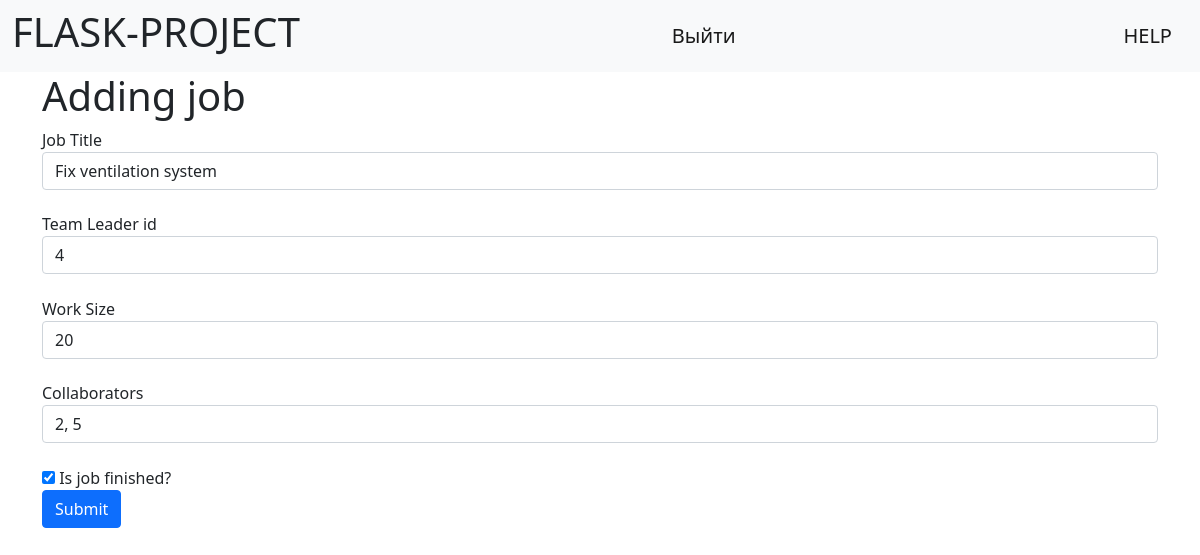
The app's page /edit-job/4 (signed in) with its own data.
### data/jobs.py (models this page shows, shortened)
class Jobs(SqlAlchemyBase, SerializerMixin):  # SqlAlchemyBase Доступно в задании
    __tablename__ = 'jobs'
    id = sa.Column(sa.Integer, primary_key=True, autoincrement=True)
    team_leader_id = sa.Column(sa.Integer, sa.ForeignKey('users.id'))  # id лидера
    team_leader = orm.relationship("User")
    job = sa.Column(sa.Text)  # описание
    work_size = sa.Column(sa.Integer)  # в часах
    collaborators = sa.Column(sa.String)  # список id
    start_date = sa.Column(sa.Date)
    end_date = sa.Column(sa.Date)
    categories = orm.relationship("Category", secondary=association_table, backref="jobs")
    is_finished = sa.Column(sa.Boolean, default=False)

### main.py (the view, shortened to what this page needs)
@app.route("/edit-job/<int:job_id>", methods=["GET", "POST"])
@login_required
def edit_job(job_id):
    form = AddJobForm()
    if request.method == "GET":
        db_sess = db_session.create_session()
        job = db_sess.query(Jobs).filter(Jobs.id == job_id). \
            filter((Jobs.team_leader == current_user) | (current_user.id == 1)).first()
        if job:
            form.team_leader.data = job.team_leader_id
            form.job.data = job.job
            form.work_size.data = job.work_size
            form.collaborators.data = job.collaborators
            form.is_finished.data = job.is_finished
        else:
            abort(404)
    return render_template("add_job.html", title="Редактирование работы", form=form)

### forms/jobs.py
class AddJobForm(FlaskForm):
    job = StringField('Job Title', validators=[DataRequired()])
    team_leader = IntegerField('Team Leader id', validators=[DataRequired()])
    work_size = StringField('Work Size', validators=[DataRequired()])
    collaborators = StringField('Collaborators', validators=[DataRequired()])
    is_finished = BooleanField('Is job finished?')
    submit = SubmitField('Submit')

### data/db_session.py (called while the page is built)
def create_session() -> Session:
    global __factory
    return __factory()

### main.py (called while the page is built)
@login_manager.user_loader
def load_user(user_id):
    db_sess = db_session.create_session()
    return db_sess.get(User, user_id)

### templates/add_job.html (shortened to what this page needs)
{% extends 'base.html' %}
{% block content %}
<h1>Adding job</h1>
<form action="" method="post">
    {{ form.job.label }}
    {{ form.job(class="form-control") }}
    {{ form.team_leader.label }}
    {{ form.team_leader(class="form-control") }}
    {{ form.work_size.label }}
    {{ form.work_size(class="form-control") }}
    {{ form.collaborators.label }}
    {{ form.collaborators(class="form-control") }}
    <div class="form-group">{{ form.is_finished() }} {{ form.is_finished.label }}</div>
    <div class="form-group">{{ form.submit(type="submit", class="btn btn-primary") }}</div>
</form>
{% endblock %}

### static/css/style.css (style rules this page uses)
form > .form-control { margin-bottom: 1.4rem; }

### records on screen
Jobs: job "Fix ventilation system", team_leader "4", work_size "20", collaborators "2, 5", is_finished "☑"
